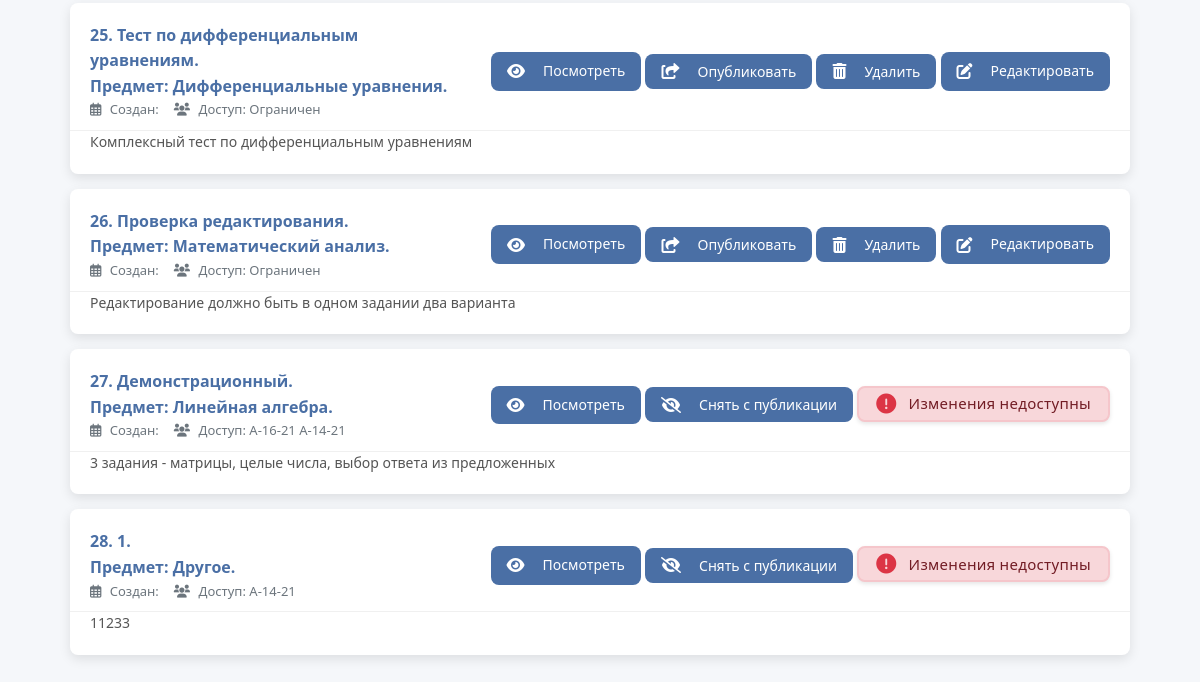
Before: /TestsCreate/listTests/ (signed in, lower part) with the older database file.
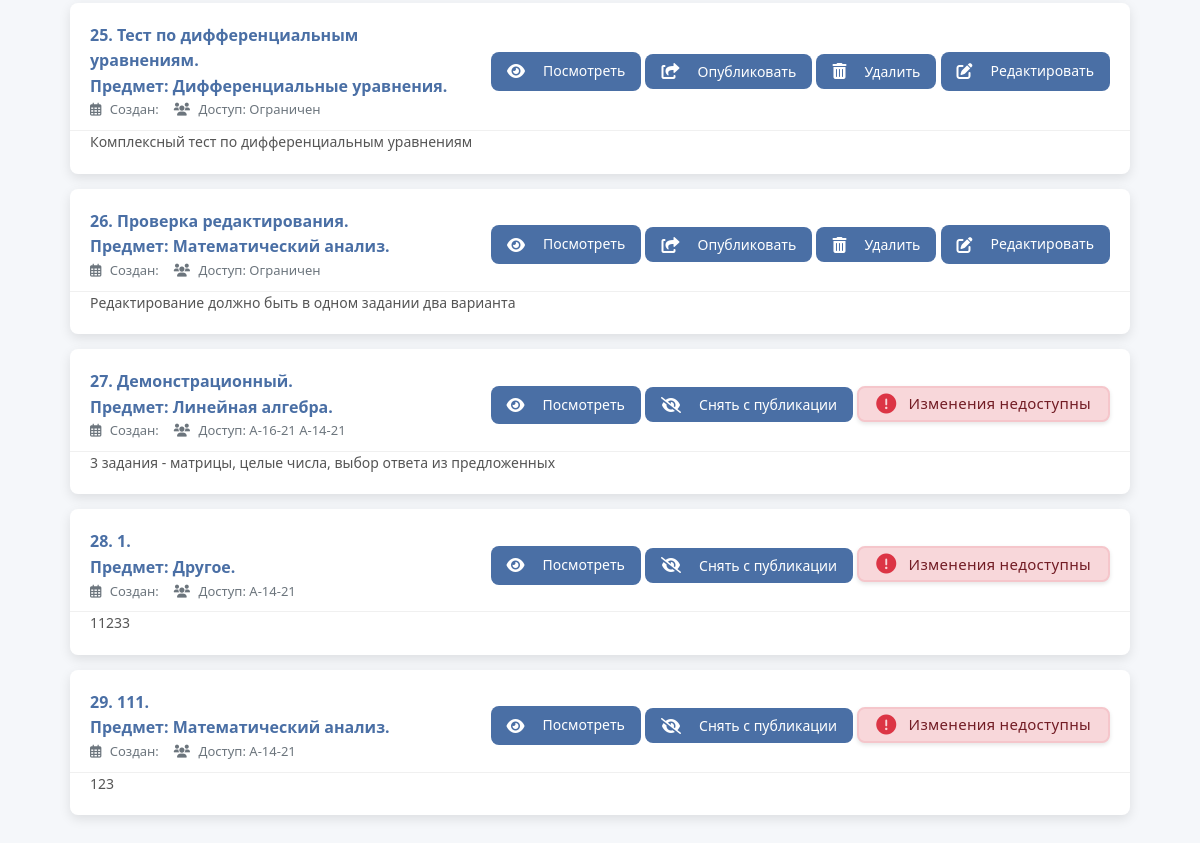
After: the same page with the newer database file.
### create_tests/models.py (models this page shows, shortened)
class AboutTest(models.Model):
    objects = None
    name_tests = models.CharField(max_length=255, blank=False)  # Название теста
    creator = models.ForeignKey(TeacherData, on_delete=models.PROTECT, null=True, blank=True,
                                related_name='created_tests')  # Создатель теста
    time_to_solution = models.DurationField(default=timedelta(hours=1, minutes=30))
    name_slug_tests = models.SlugField(max_length=255, unique=True, db_index=True, verbose_name="URL")  # Слаг имени
    num_of_attempts = models.IntegerField(blank=True, default=1)  # Количество попыток для решения
    type_of_result = models.IntegerField(blank=True, default=1)  # Тип возвращаемого результата
    description = models.CharField(max_length=150, default="", blank=True)
    is_published = models.IntegerField(default=0)
    is_done = models.IntegerField(default=1)
    is_draft = models.BooleanField(default=False)
    subj = models.ForeignKey(Subjects,
                             on_delete=models.PROTECT,
                             default=1)
    expressions = models.ManyToManyField(AboutExpressions)
    task_groups = models.ManyToManyField(TaskGroup, blank=True)  # Новые группы заданий

class Subjects(models.Model):
    name = models.CharField(max_length=100, unique=True, default="Другое")
    def __str__(self):
        return self.name

class PublishedGroup(models.Model):
    group_name = ForeignKey(StudentGroup, on_delete=models.PROTECT)
    test_name = ForeignKey(AboutTest, on_delete=models.PROTECT)
    teacher_name = ForeignKey(TeacherData, on_delete=models.PROTECT)

### users/models.py (models this page shows, shortened)
class StudentGroup(models.Model):
    name = models.CharField(max_length=20, unique=True)
    name_inst = models.ForeignKey(StudentInstitute, on_delete=models.PROTECT)

### create_tests/views.py (the view)
# urls.py: path('listTests/', views.test_list, name='test_list'),
@login_required
@role_required(['teacher', 'admin'])
def test_list(request):
    all_groups = StudentGroup.objects.all().select_related('institute')
    institutes = StudentInstitute.objects.all().prefetch_related('studentgroup_set')
    tests = AboutTest.objects.all()
    published = PublishedGroup.objects.select_related('group_name', 'test_name')
    published_groups = [pg.group_name for pg in published]
    return render(request, 'create_tests/all_test_for_teach.html', {
        'tests': tests,
        'all_groups': all_groups,
        'institutes': institutes,
        'groups': published_groups,
        'published': published
    })

### users/context_processors.py (called while the page is built)
def user_role(request):
    if request.user.is_authenticated:
        return {'user_role': request.user.role}
    return {}

### users/models.py (called while the page is built)
    def get_full_name(self):
        if self.role == 'student' and hasattr(self, 'studentdata'):
            return f"{self.studentdata.last_name} {self.studentdata.first_name}"
        elif self.role == 'teacher' and hasattr(self, 'teacherdata'):
            return f"{self.teacherdata.last_name} {self.teacherdata.first_name}"
        return self.email

    def get_photo_url(self):
        if self.role == 'student' and hasattr(self, 'studentdata') and self.studentdata.photo:
            return self.studentdata.photo.url
        elif self.role == 'teacher' and hasattr(self, 'teacherdata') and self.teacherdata.photo:
            return self.teacherdata.photo.url
        return None

### create_tests/templates/create_tests/all_test_for_teach.html (shortened to what the changed rows need)
{% extends 'create_tests/header.html' %}
{% load static %}
{% load my_filters %}
{% block extra_css %}
    <link rel="stylesheet" href="{% static 'css/all_test_for_teach.css' %}">
    <link rel="stylesheet" href="{% static 'libs/fontawesome/css/all.min.css' %}">
{% endblock %}
{% block content %}
<div class="container">
    <div class="tests-container">
        {% if tests %}
            <ul class="tests-list">
                {% for test in tests %}
                <li class="test-card" data-slug="{{ test.name_slug_tests }}" data-published="{% if test.is_published %}true{% else %}false{% endif %}">
                    <div class="test-main">
                        <div class="test-info">
                            <div class="base_info">
                                <span class="test-subj">{{ forloop.counter }}. {{ test.name_tests }}.</span>
                                <span class="test-number">Предмет: {{ test.subj }}.</span>
                            </div>
                            <div class="test-meta">
                                <span><i class="far fa-calendar-alt"></i> Создан: {{ test.created_at|date:"d.m.Y" }}</span>
                                <span><i class="fas fa-users"></i>
                                    Доступ:
                                    {% with found=0 %}
                                        {% for pub in published %}
                                            {% if pub.test_name.id == test.id %}
                                                {{ pub.group_name.name }}
                                            {% endif %}
                                        {% endfor %}
                                        {% if not test.is_published %}Ограничен{% endif %}
                                    {% endwith %}
                                </span>
                            </div>
                        </div>
                        <div class="test-actions">
                            <a href="{% url 'create_tests:some_test' test.name_slug_tests %}" class="btn btn-watch">
                                <i class="fa-solid fa-eye"></i> Посмотреть
                            </a>
                            {% if not test.is_published %}
                                <button class="btn btn-publish publish-btn"
                                        data-slug="{{ test.name_slug_tests }}"
                                        data-url="{% url 'create_tests:publish_test' test.name_slug_tests %}">
                                    <i class="fas fa-share-square"></i> Опубликовать
                                </button>
                                <button class="btn btn-danger delete-btn"
                                        data-slug="{{ test.name_slug_tests }}"
                                        data-url="{% url 'create_tests:delete_test' test.name_slug_tests %}">
                                    <i class="fas fa-trash-alt"></i> Удалить
                                </button>
                                <a href="{% url 'create_tests:edit_test' test.name_slug_tests %}" class="btn btn-edit">
                                    <i class="fas fa-edit"></i> Редактировать
                                </a>
                                {% else %}
                                    <button class="btn btn-unpublish unpublish-btn"
                                            data-url="{% url 'create_tests:unpublish_test' test.name_slug_tests %}">
                                        <i class="fa-solid fa-eye-slash"></i> Снять с публикации
                                    </button>
                                    <div class="edit-disabled-notice">
                                        <i class="fas fa-exclamation-circle"></i>
                                        <span>Изменения недоступны</span>
                                    </div>
                                {% endif %}
                        </div>
                    </div>
                    {% if test.description %}
                    <div class="test-description">
                        <p>{{ test.description }}</p>
                    </div>
                    {% endif %}
                </li>
                {% endfor %}
            </ul>
        {% endif %}
    </div>
</div>
{% endblock %}

Changed rows visible on the page:
added AboutTest: name_tests "111", subj "Математический анализ", is_published 1 (drawn), description "123"
added PublishedGroup: group_name.name "А-14-21", shown under "111"
